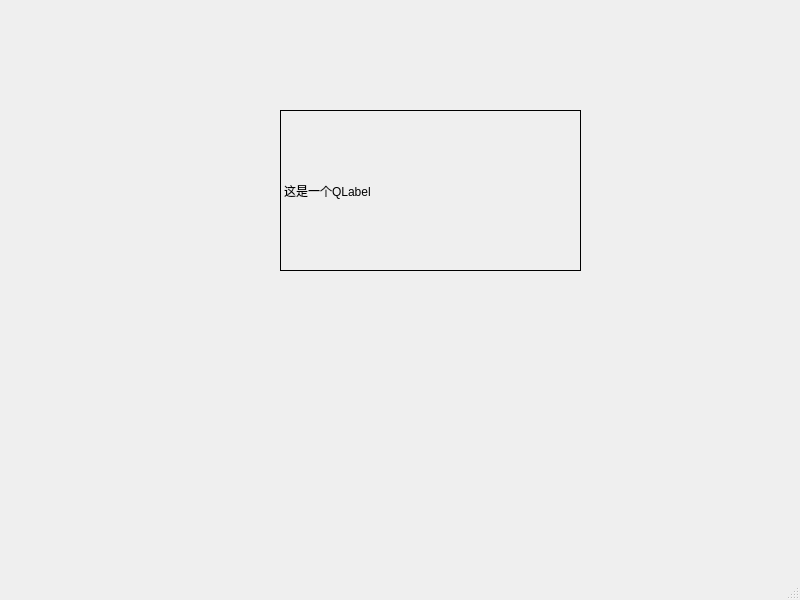
<?xml version="1.0" encoding="UTF-8"?>
<ui version="4.0">
 <class>MainWindow</class>
 <widget class="QMainWindow" name="MainWindow">
  <property name="geometry">
   <rect>
    <x>0</x>
    <y>0</y>
    <width>800</width>
    <height>600</height>
   </rect>
  </property>
  <property name="windowTitle">
   <string>MainWindow</string>
  </property>
  <widget class="QWidget" name="centralwidget">
   <widget class="Label" name="label">
    <property name="geometry">
     <rect>
      <x>280</x>
      <y>110</y>
      <width>301</width>
      <height>161</height>
     </rect>
    </property>
    <property name="frameShape">
     <enum>QFrame::Box</enum>
    </property>
    <property name="text">
     <string>这是一个QLabel</string>
    </property>
   </widget>
  </widget>
  <widget class="QMenuBar" name="menubar">
   <property name="geometry">
    <rect>
     <x>0</x>
     <y>0</y>
     <width>800</width>
     <height>21</height>
    </rect>
   </property>
  </widget>
  <widget class="QStatusBar" name="statusbar"/>
 </widget>
 <customwidgets>
  <customwidget>
   <class>Label</class>
   <extends>QLabel</extends>
   <header>label.h</header>
  </customwidget>
 </customwidgets>
 <resources/>
 <connections/>
</ui>
